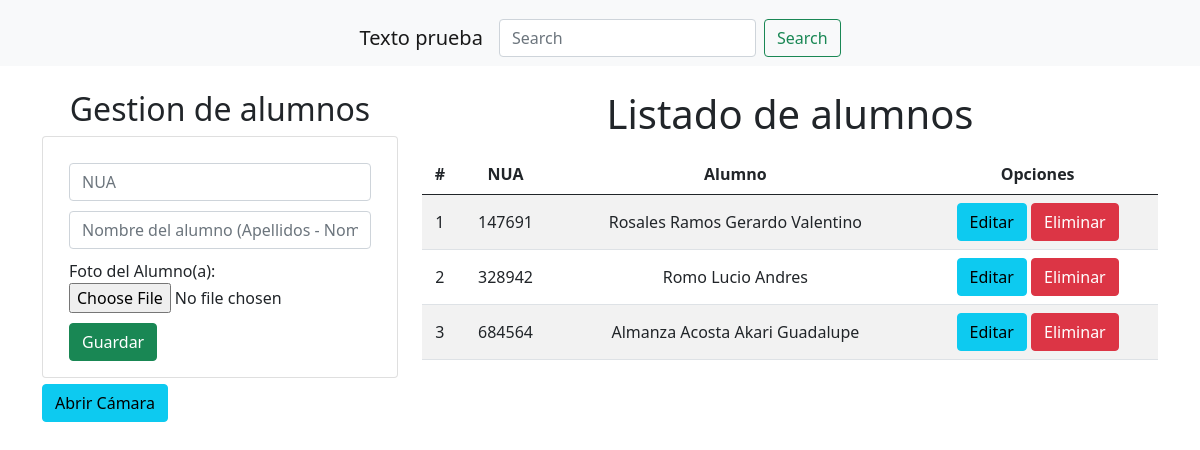
/, run on an earlier commit of the app's database.
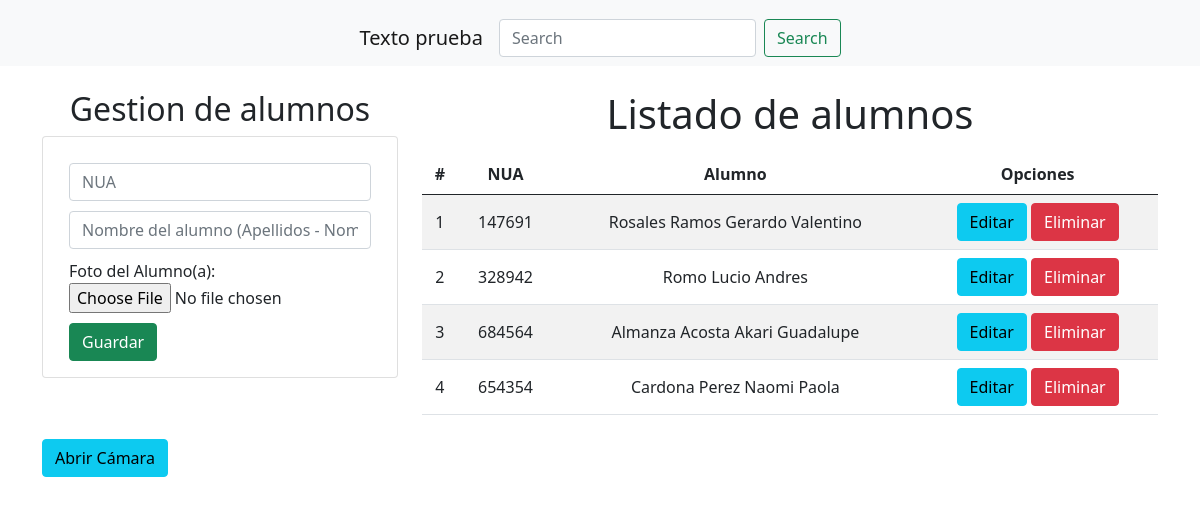
And on a later commit of the database.
### Aplicaciones/Academico/models.py (models this page shows, shortened)
class Curso(models.Model):
    nua = models.CharField(primary_key=True,max_length=6)
    nombre = models.CharField(max_length=100)
    foto = models.ImageField(upload_to="alumnos", null=True)

### Aplicaciones/Academico/views.py (the view)
# urls.py: path('', views.home),
def home(request):
    alumnosListados = Curso.objects.all()
    return render(request, "gestionAlumnos.html", {"alumnos": alumnosListados})

### Aplicaciones/Academico/templates/gestionAlumnos.html (shortened to what this page needs)
{% extends "./base.html" %}
{% block body %}
<div class="row">
    <div class="col-sm-12 col-md-6 col-lg-4 col-xl-4">
        <h2 class="text-center">Gestion de alumnos</h2>
        <div class="card">
            <div class="card-body" style="display: flex;
                                        justify-content: flex-start;
                                        flex-direction: column-reverse;">
                <form id="formularioCurso" enctype="multipart/form-data" action="/registrarAlumno/" method="POST"> {% csrf_token %}
                    <div class="form-group" style="margin: 10px;">
                        <input type="text"
                                name="txtNUA"
                                id="txtNUA"
                                class="form-control"
                                placeholder="NUA"
                                minlength="6"
                                maxlength="6"
                                required>
                    </div>
                    <div class="form-group" style="margin: 10px;">
                        <input type="text"
                                name="txtNombre"
                                id="txtNombre"
                                class="form-control"
                                placeholder="Nombre del alumno (Apellidos - Nombre(s))"
                                minlength="3"
                                maxlength="100"
                                required>
                    </div>
                    <div class="form-group" style="margin: 10px;">
                        <label for="foto">Foto del Alumno(a): </label>
                        <input type="file" id="foto" name="fotoAlumno" accept="image/*">
                    </div>
                    <div class="form-group" style="display: flex; padding-left: 10px;">
                        <button type="submit" class="btn btn-success btn-block text-white">Guardar</button>
                    </div>
                </form>
            </div>
        </div>
    </div>
    <div class="col-sm-12 col-md-6 col-lg-8 col-xl-8">
        <h1 class="text-center">Listado de alumnos</h1>
        <div class="table-responsive py-2">
            <table class="table table-striped">
                <thead>
                    <tr>
                        <th>#</th>
                        <th>NUA</th>
                        <th>Alumno</th>
                        <th colspan="2">Opciones</th>
                    </tr>
                </thead>
                <tbody>
                    {% for a in alumnos %}
                    <tr>
                        <td>{{forloop.counter}}</td>
                        <td>{{a.nua}}</td>
                        <td>{{a.nombre}}</td>
                        <td>
                            <a href="edicionAlumno/{{a.nua}}" class="btn btn-info">Editar</a>
                            <a href="eliminacionAlumno/{{a.nua}}" class="btn btn-danger btnEliminacion">Eliminar</a>
                        </td>
                    </tr>
                    {% endfor %}
                </tbody>
            </table>
        </div>
    </div>
</div>
<div>
    <a href="recognize/" class="btn btn-info">Abrir Cámara</a>
</div>
{% endblock %}

What changed in the data, as far as the page shows it:
added Curso: nua "654354", nombre "Cardona Perez Naomi Paola"
